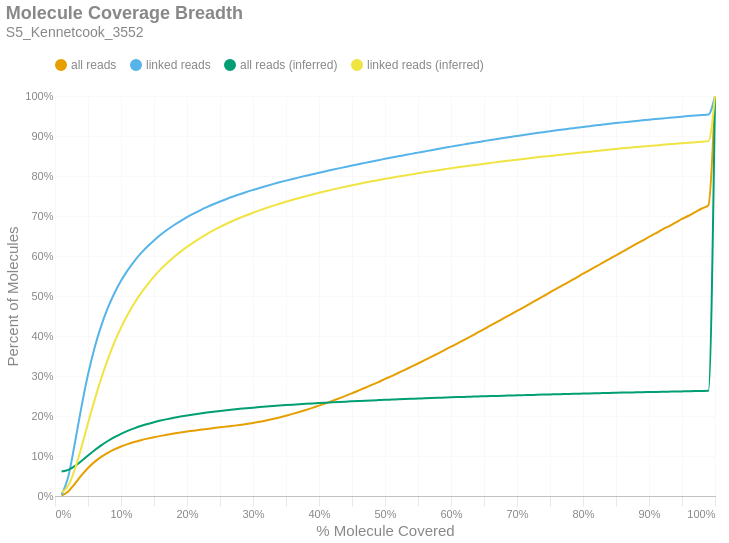

The code cell stored with this chart in its notebook:
### Markdown cell above
### Molecule Read Coverage
This chart shows molecule coverage breadth as computed by the number of bases aligned to that molecule. In other words, "*how much of each unique long molecule is actually sequenced/aligned?*" Keep in mind there is a distinction between sequences and alignments, since some sequences belonging to a particular molecule may not align well and wouldn't appear in the alignment data. This chart also shows molecule coverage breadth as computed by the *inferred fragment* from which the aligned sequences originate. Unlike read coverage, this calculation takes into account the total insert size, including unsequenced gaps between the forward and reverse reads. Like the previous figures, these are cumulative percents.

### Code cell
if SKIPLR:
    print_html(f"Skipped")
else:
    binned_df = consolidated_hist(valids['coverage_bp'], mask, 0.01, True)
    binned_df_inf = consolidated_hist(valids['coverage_inserts'], mask, 0.01, True)
    binned_df = binned_df.with_columns(pl.lit(binned_df_inf['all reads (cumsum)']).alias('all reads (inferred)'))
    binned_df = binned_df.with_columns(pl.lit(binned_df_inf['linked reads (cumsum)']).alias('linked reads (inferred)'))
    binned_df = binned_df.with_columns(
        (pl.col('bin').cast(pl.Float64) + 0.01).alias('right_edge')
    )

    with SafeRender(binned_df):
        (
            density_plot(binned_df, 'Molecule Coverage Breadth', samplename, 'molcov', ['all reads (inferred)','linked reads (inferred)'])
            .encode(
                #x=alt.X('bin:Q', title="% Molecule Covered").axis(format = '%').scale(padding=0),
                x=alt.X('right_edge:Q', title="% Molecule Covered").axis(format='%').scale(padding=0),
                y=alt.Y('value:Q', title='Percent of Molecules')
                    .axis(format='%')
                    .stack(False)
                    .scale(domainMin=0, padding=0),
                color=alt.Color("key:N").scale(domain = ["all reads", "linked reads", "all reads (inferred)", "linked reads (inferred)"]),
                tooltip = [
                    alt.Tooltip("key:N", title = "Data Type"),
                    alt.Tooltip("range_label:N", title="% Molecule Covered"),
                    alt.Tooltip("value:Q", format = ".2%", title="% Molecules")
                ]
            )
        ).display()

### Figure 1 — Vega-Lite specification as saved in the notebook (floating-point values rounded to 4 significant figures)
{"width": "container", "height": 400, "config": {"title": {"anchor": "start", "dy": -15, "fontSize": 18, "color": "#888888", "subtitleColor": "#888888", "subtitleFontSize": 14}, "arc": {"fill": "#0072B2"}, "axis": {"domainColor": "#888888", "domainWidth": 0.5, "gridWidth": 0.2, "grid": false, "titleFontWeight": 400, "titleFontSize": 15, "labelFontSize": 11, "labelColor": "#888888", "tickColor": "#888888", "tickWidth": 0.2, "titleColor": "#888888"}, "axisBand": {"grid": false}, "axisX": {"grid": true, "tickSize": 10, "domainCap": "round"}, "axisY": {"domain": false, "grid": true, "tickSize": 0, "domainCap": "round"}, "background": "transparent", "header": {"labelFontSize": 15, "labelColor": "#888888", "titleFontSize": 15, "titleFontWeight": 600, "titleColor": "#888888"}, "legend": {"labelFont": "sans-serif", "labelFontSize": 12, "labelColor": "#888888", "symbolSize": 100, "symbolType": "circle", "titleFontSize": 12, "titlePadding": 10, "titleColor": "#888888", "title": null, "orient": "top"}, "range": {"category": ["#E69F00", "#56B4E9", "#009E73", "#F0E442", "#0072B2", "#D55E00", "#CC79A7", "#000000"], "diverging": ["#cfe8f3", "#a2d4ec", "#73bfe2", "#46abdb", "#1696d2", "#12719e"]}, "area": {"fill": "#0072B2", "fillOpacity": 0.7, "line": true, "strokeOpacity": 0.7}, "line": {"color": "#0072B2", "stroke": "#0072B2", "strokeWidth": 2}, "trail": {"color": "#0072B2", "stroke": "#0072B2", "strokeWidth": 0, "size": 1}, "point": {"filled": true, "fillOpacity": 1.0, "size": 95}, "text": {"color": "#888888", "fontSize": 11, "align": "right", "fontWeight": 400, "size": 11}, "bar": {"fill": "#0072B2", "stroke": null}, "view": {"stroke": null, "continuousWidth": 660, "continuousHeight": 400}}, "data": {"name": "data-a78eb8a1050fe9bbe850c0b095caee77"}, "mark": {"type": "line", "interpolate": "monotone", "point": {"opacity": 0, "size": 275}}, "encoding": {"color": {"field": "key", "scale": {"domain": ["all reads", "linked reads", "all reads (inferred)", "linked reads (inferred)"]}, "type": "nominal"}, "tooltip": [{"field": "key", "title": "Data Type", "type": "nominal"}, {"field": "range_label", "title": "% Molecule Covered", "type": "nominal"}, {"field": "value", "format": ".2%", "title": "% Molecules", "type": "quantitative"}], "x": {"axis": {"format": "%"}, "field": "right_edge", "scale": {"padding": 0}, "title": "% Molecule Covered", "type": "quantitative"}, "y": {"axis": {"format": "%"}, "field": "value", "scale": {"domainMin": 0, "padding": 0}, "stack": false, "title": "Percent of Molecules", "type": "quantitative"}}, "params": [{"name": "param_c36ac31b6afebe62", "select": {"type": "point", "fields": ["key"]}, "bind": "legend"}], "title": {"text": "Molecule Coverage Breadth", "subtitle": "S5_Kennetcook_3552"}, "transform": [{"fold": ["all reads (cumsum)", "linked reads (cumsum)", "all reads (inferred)", "linked reads (inferred)"]}, {"calculate": "replace(datum.key, ' (cumsum)', '')", "as": "key"}, {"filter": {"param": "param_c36ac31b6afebe62"}}], "usermeta": {"embedOptions": {"downloadFileName": "S5_Kennetcook_3552.molcov"}}, "$schema": "https://vega.github.io/schema/vega-lite/v6.1.0.json", "datasets": {"data-a78eb8a1050fe9bbe850c0b095caee77": [{"bin": "0.0", "interval": "0.0-0.01", "all reads": 0.0007931, "linked reads": 0.002698, "all reads (cumsum)": 0.0007931, "linked reads (cumsum)": 0.002698, "range_label": "0.0-0.01", "all reads (inferred)": 0.06109, "linked reads (inferred)": 0.008751, "right_edge": 0.01}, {"bin": "0.01", "interval": "0.01-0.02", "all reads": 0.01053, "linked reads": 0.04481, "all reads (cumsum)": 0.01132, "linked reads (cumsum)": 0.04751, "range_label": "0.01-0.02", "all reads (inferred)": 0.06525, "linked reads (inferred)": 0.02559, "right_edge": 0.02}, {"bin": "0.02", "interval": "0.02-0.03", "all reads": 0.01925, "linked reads": 0.08382, "all reads (cumsum)": 0.03058, "linked reads (cumsum)": 0.1313, "range_label": "0.02-0.03", "all reads (inferred)": 0.07474, "linked reads (inferred)": 0.06634, "right_edge": 0.03}, {"bin": "0.03", "interval": "0.03-0.04", "all reads": 0.02076, "linked reads": 0.09072, "all reads (cumsum)": 0.05134, "linked reads (cumsum)": 0.222, "range_label": "0.03-0.04", "all reads (inferred)": 0.08743, "linked reads (inferred)": 0.1217, "right_edge": 0.04}, {"bin": "0.04", "interval": "0.04-0.05", "all reads": 0.01861, "linked reads": 0.08149, "all reads (cumsum)": 0.06995, "linked reads (cumsum)": 0.3035, "range_label": "0.04-0.05", "all reads (inferred)": 0.1012, "linked reads (inferred)": 0.1818, "right_edge": 0.05}, {"bin": "0.05", "interval": "0.05-0.06", "all reads": 0.01536, "linked reads": 0.06721, "all reads (cumsum)": 0.08531, "linked reads (cumsum)": 0.3708, "range_label": "0.05-0.06", "all reads (inferred)": 0.1144, "linked reads (inferred)": 0.24, "right_edge": 0.06}, {"bin": "0.06", "interval": "0.06-0.07", "all reads": 0.01251, "linked reads": 0.05466, "all reads (cumsum)": 0.09782, "linked reads (cumsum)": 0.4254, "range_label": "0.06-0.07", "all reads (inferred)": 0.1266, "linked reads (inferred)": 0.2936, "right_edge": 0.07}, {"bin": "0.07", "interval": "0.07-0.08", "all reads": 0.01024, "linked reads": 0.04475, "all reads (cumsum)": 0.1081, "linked reads (cumsum)": 0.4702, "range_label": "0.07-0.08", "all reads (inferred)": 0.1375, "linked reads (inferred)": 0.3417, "right_edge": 0.08}, {"bin": "0.08", "interval": "0.08-0.09", "all reads": 0.008452, "linked reads": 0.03685, "all reads (cumsum)": 0.1165, "linked reads (cumsum)": 0.507, "range_label": "0.08-0.09", "all reads (inferred)": 0.147, "linked reads (inferred)": 0.3838, "right_edge": 0.09}, {"bin": "0.09", "interval": "0.09-0.1", "all reads": 0.007114, "linked reads": 0.03092, "all reads (cumsum)": 0.1236, "linked reads (cumsum)": 0.5379, "range_label": "0.09-0.1", "all reads (inferred)": 0.1555, "linked reads (inferred)": 0.4209, "right_edge": 0.1}, {"bin": "0.1", "interval": "0.1-0.11", "all reads": 0.006031, "linked reads": 0.02616, "all reads (cumsum)": 0.1297, "linked reads (cumsum)": 0.5641, "range_label": "0.1-0.11", "all reads (inferred)": 0.1628, "linked reads (inferred)": 0.4532, "right_edge": 0.11}, {"bin": "0.11", "interval": "0.11-0.12", "all reads": 0.005259, "linked reads": 0.02275, "all reads (cumsum)": 0.1349, "linked reads (cumsum)": 0.5868, "range_label": "0.11-0.12", "all reads (inferred)": 0.1692, "linked reads (inferred)": 0.4813, "right_edge": 0.12}, {"bin": "0.12", "interval": "0.12-0.13", "all reads": 0.004547, "linked reads": 0.01963, "all reads (cumsum)": 0.1395, "linked reads (cumsum)": 0.6065, "range_label": "0.12-0.13", "all reads (inferred)": 0.1749, "linked reads (inferred)": 0.5065, "right_edge": 0.13}, {"bin": "0.13", "interval": "0.13-0.14", "all reads": 0.003987, "linked reads": 0.01714, "all reads (cumsum)": 0.1435, "linked reads (cumsum)": 0.6236, "range_label": "0.13-0.14", "all reads (inferred)": 0.1799, "linked reads (inferred)": 0.5286, "right_edge": 0.14}, {"bin": "0.14", "interval": "0.14-0.15", "all reads": 0.003611, "linked reads": 0.01538, "all reads (cumsum)": 0.1471, "linked reads (cumsum)": 0.639, "range_label": "0.14-0.15", "all reads (inferred)": 0.1845, "linked reads (inferred)": 0.5485, "right_edge": 0.15}, {"bin": "0.15", "interval": "0.15-0.16", "all reads": 0.003283, "linked reads": 0.01391, "all reads (cumsum)": 0.1503, "linked reads (cumsum)": 0.6529, "range_label": "0.15-0.16", "all reads (inferred)": 0.1885, "linked reads (inferred)": 0.5665, "right_edge": 0.16}, {"bin": "0.16", "interval": "0.16-0.17", "all reads": 0.003004, "linked reads": 0.01258, "all reads (cumsum)": 0.1534, "linked reads (cumsum)": 0.6655, "range_label": "0.16-0.17", "all reads (inferred)": 0.1922, "linked reads (inferred)": 0.5825, "right_edge": 0.17}, {"bin": "0.17", "interval": "0.17-0.18", "all reads": 0.002731, "linked reads": 0.0113, "all reads (cumsum)": 0.1561, "linked reads (cumsum)": 0.6768, "range_label": "0.17-0.18", "all reads (inferred)": 0.1955, "linked reads (inferred)": 0.5971, "right_edge": 0.18}, {"bin": "0.18", "interval": "0.18-0.19", "all reads": 0.00257, "linked reads": 0.01045, "all reads (cumsum)": 0.1587, "linked reads (cumsum)": 0.6872, "range_label": "0.18-0.19", "all reads (inferred)": 0.1986, "linked reads (inferred)": 0.6104, "right_edge": 0.19}, {"bin": "0.19", "interval": "0.19-0.2", "all reads": 0.002471, "linked reads": 0.009864, "all reads (cumsum)": 0.1611, "linked reads (cumsum)": 0.6971, "range_label": "0.19-0.2", "all reads (inferred)": 0.2014, "linked reads (inferred)": 0.6227, "right_edge": 0.2}, {"bin": "0.2", "interval": "0.2-0.21", "all reads": 0.002259, "linked reads": 0.008849, "all reads (cumsum)": 0.1634, "linked reads (cumsum)": 0.706, "range_label": "0.2-0.21", "all reads (inferred)": 0.204, "linked reads (inferred)": 0.6342, "right_edge": 0.21}, {"bin": "0.21", "interval": "0.21-0.22", "all reads": 0.002195, "linked reads": 0.008362, "all reads (cumsum)": 0.1656, "linked reads (cumsum)": 0.7143, "range_label": "0.21-0.22", "all reads (inferred)": 0.2064, "linked reads (inferred)": 0.6449, "right_edge": 0.22}, {"bin": "0.22", "interval": "0.22-0.23", "all reads": 0.002102, "linked reads": 0.007744, "all reads (cumsum)": 0.1677, "linked reads (cumsum)": 0.7221, "range_label": "0.22-0.23", "all reads (inferred)": 0.2087, "linked reads (inferred)": 0.6548, "right_edge": 0.23}, {"bin": "0.23", "interval": "0.23-0.24", "all reads": 0.00202, "linked reads": 0.007247, "all reads (cumsum)": 0.1697, "linked reads (cumsum)": 0.7293, "range_label": "0.23-0.24", "all reads (inferred)": 0.2108, "linked reads (inferred)": 0.6639, "right_edge": 0.24}, {"bin": "0.24", "interval": "0.24-0.25", "all reads": 0.001988, "linked reads": 0.006915, "all reads (cumsum)": 0.1717, "linked reads (cumsum)": 0.7362, "range_label": "0.24-0.25", "all reads (inferred)": 0.2128, "linked reads (inferred)": 0.6725, "right_edge": 0.25}, {"bin": "0.25", "interval": "0.25-0.26", "all reads": 0.001921, "linked reads": 0.00638, "all reads (cumsum)": 0.1736, "linked reads (cumsum)": 0.7426, "range_label": "0.25-0.26", "all reads (inferred)": 0.2146, "linked reads (inferred)": 0.6806, "right_edge": 0.26}, {"bin": "0.26", "interval": "0.26-0.27", "all reads": 0.001944, "linked reads": 0.006096, "all reads (cumsum)": 0.1756, "linked reads (cumsum)": 0.7487, "range_label": "0.26-0.27", "all reads (inferred)": 0.2163, "linked reads (inferred)": 0.6882, "right_edge": 0.27}, {"bin": "0.27", "interval": "0.27-0.28", "all reads": 0.002015, "linked reads": 0.00572, "all reads (cumsum)": 0.1776, "linked reads (cumsum)": 0.7544, "range_label": "0.27-0.28", "all reads (inferred)": 0.2179, "linked reads (inferred)": 0.6951, "right_edge": 0.28}, {"bin": "0.28", "interval": "0.28-0.29", "all reads": 0.002269, "linked reads": 0.005538, "all reads (cumsum)": 0.1798, "linked reads (cumsum)": 0.76, "range_label": "0.28-0.29", "all reads (inferred)": 0.2195, "linked reads (inferred)": 0.7018, "right_edge": 0.29}, {"bin": "0.29", "interval": "0.29-0.3", "all reads": 0.002646, "linked reads": 0.005178, "all reads (cumsum)": 0.1825, "linked reads (cumsum)": 0.7651, "range_label": "0.29-0.3", "all reads (inferred)": 0.2209, "linked reads (inferred)": 0.7082, "right_edge": 0.3}, {"bin": "0.3", "interval": "0.3-0.31", "all reads": 0.002988, "linked reads": 0.005022, "all reads (cumsum)": 0.1855, "linked reads (cumsum)": 0.7702, "range_label": "0.3-0.31", "all reads (inferred)": 0.2223, "linked reads (inferred)": 0.7142, "right_edge": 0.31}, {"bin": "0.31", "interval": "0.31-0.32", "all reads": 0.003356, "linked reads": 0.004861, "all reads (cumsum)": 0.1888, "linked reads (cumsum)": 0.775, "range_label": "0.31-0.32", "all reads (inferred)": 0.2236, "linked reads (inferred)": 0.7199, "right_edge": 0.32}, {"bin": "0.32", "interval": "0.32-0.33", "all reads": 0.003678, "linked reads": 0.004705, "all reads (cumsum)": 0.1925, "linked reads (cumsum)": 0.7797, "range_label": "0.32-0.33", "all reads (inferred)": 0.2249, "linked reads (inferred)": 0.7254, "right_edge": 0.33}, {"bin": "0.33", "interval": "0.33-0.34", "all reads": 0.003962, "linked reads": 0.004488, "all reads (cumsum)": 0.1965, "linked reads (cumsum)": 0.7842, "range_label": "0.33-0.34", "all reads (inferred)": 0.2261, "linked reads (inferred)": 0.7306, "right_edge": 0.34}, {"bin": "0.34", "interval": "0.34-0.35", "all reads": 0.004278, "linked reads": 0.004286, "all reads (cumsum)": 0.2007, "linked reads (cumsum)": 0.7885, "range_label": "0.34-0.35", "all reads (inferred)": 0.2272, "linked reads (inferred)": 0.7356, "right_edge": 0.35}, {"bin": "0.35", "interval": "0.35-0.36", "all reads": 0.004543, "linked reads": 0.004102, "all reads (cumsum)": 0.2053, "linked reads (cumsum)": 0.7926, "range_label": "0.35-0.36", "all reads (inferred)": 0.2283, "linked reads (inferred)": 0.7404, "right_edge": 0.36}, {"bin": "0.36", "interval": "0.36-0.37", "all reads": 0.004762, "linked reads": 0.004006, "all reads (cumsum)": 0.21, "linked reads (cumsum)": 0.7966, "range_label": "0.36-0.37", "all reads (inferred)": 0.2294, "linked reads (inferred)": 0.745, "right_edge": 0.37}, {"bin": "0.37", "interval": "0.37-0.38", "all reads": 0.005032, "linked reads": 0.003925, "all reads (cumsum)": 0.2151, "linked reads (cumsum)": 0.8005, "range_label": "0.37-0.38", "all reads (inferred)": 0.2304, "linked reads (inferred)": 0.7495, "right_edge": 0.38}, {"bin": "0.38", "interval": "0.38-0.39", "all reads": 0.005291, "linked reads": 0.003763, "all reads (cumsum)": 0.2204, "linked reads (cumsum)": 0.8043, "range_label": "0.38-0.39", "all reads (inferred)": 0.2314, "linked reads (inferred)": 0.7538, "right_edge": 0.39}, {"bin": "0.39", "interval": "0.39-0.4", "all reads": 0.005633, "linked reads": 0.003825, "all reads (cumsum)": 0.226, "linked reads (cumsum)": 0.8081, "range_label": "0.39-0.4", "all reads (inferred)": 0.2324, "linked reads (inferred)": 0.7581, "right_edge": 0.4}, {"bin": "0.4", "interval": "0.4-0.41", "all reads": 0.005659, "linked reads": 0.003618, "all reads (cumsum)": 0.2317, "linked reads (cumsum)": 0.8117, "range_label": "0.4-0.41", "all reads (inferred)": 0.2333, "linked reads (inferred)": 0.762, "right_edge": 0.41}, {"bin": "0.41", "interval": "0.41-0.42", "all reads": 0.006012, "linked reads": 0.003729, "all reads (cumsum)": 0.2377, "linked reads (cumsum)": 0.8155, "range_label": "0.41-0.42", "all reads (inferred)": 0.2342, "linked reads (inferred)": 0.7659, "right_edge": 0.42}, {"bin": "0.42", "interval": "0.42-0.43", "all reads": 0.006194, "linked reads": 0.003605, "all reads (cumsum)": 0.2439, "linked reads (cumsum)": 0.8191, "range_label": "0.42-0.43", "all reads (inferred)": 0.2351, "linked reads (inferred)": 0.7697, "right_edge": 0.43}, {"bin": "0.43", "interval": "0.43-0.44", "all reads": 0.006321, "linked reads": 0.003404, "all reads (cumsum)": 0.2502, "linked reads (cumsum)": 0.8225, "range_label": "0.43-0.44", "all reads (inferred)": 0.2359, "linked reads (inferred)": 0.7732, "right_edge": 0.44}, {"bin": "0.44", "interval": "0.44-0.45", "all reads": 0.006667, "linked reads": 0.003539, "all reads (cumsum)": 0.2569, "linked reads (cumsum)": 0.826, "range_label": "0.44-0.45", "all reads (inferred)": 0.2367, "linked reads (inferred)": 0.7767, "right_edge": 0.45}, {"bin": "0.45", "interval": "0.45-0.46", "all reads": 0.006821, "linked reads": 0.003428, "all reads (cumsum)": 0.2637, "linked reads (cumsum)": 0.8294, "range_label": "0.45-0.46", "all reads (inferred)": 0.2375, "linked reads (inferred)": 0.7801, "right_edge": 0.46}, {"bin": "0.46", "interval": "0.46-0.47", "all reads": 0.006846, "linked reads": 0.003374, "all reads (cumsum)": 0.2705, "linked reads (cumsum)": 0.8328, "range_label": "0.46-0.47", "all reads (inferred)": 0.2383, "linked reads (inferred)": 0.7835, "right_edge": 0.47}, {"bin": "0.47", "interval": "0.47-0.48", "all reads": 0.007203, "linked reads": 0.00345, "all reads (cumsum)": 0.2777, "linked reads (cumsum)": 0.8363, "range_label": "0.47-0.48", "all reads (inferred)": 0.239, "linked reads (inferred)": 0.7867, "right_edge": 0.48}, {"bin": "0.48", "interval": "0.48-0.49", "all reads": 0.007043, "linked reads": 0.003269, "all reads (cumsum)": 0.2848, "linked reads (cumsum)": 0.8395, "range_label": "0.48-0.49", "all reads (inferred)": 0.2398, "linked reads (inferred)": 0.7898, "right_edge": 0.49}, {"bin": "0.49", "interval": "0.49-0.5", "all reads": 0.007955, "linked reads": 0.003347, "all reads (cumsum)": 0.2927, "linked reads (cumsum)": 0.8429, "range_label": "0.49-0.5", "all reads (inferred)": 0.2405, "linked reads (inferred)": 0.7929, "right_edge": 0.5}, {"bin": "0.5", "interval": "0.5-0.51", "all reads": 0.006973, "linked reads": 0.003122, "all reads (cumsum)": 0.2997, "linked reads (cumsum)": 0.846, "range_label": "0.5-0.51", "all reads (inferred)": 0.2411, "linked reads (inferred)": 0.7957, "right_edge": 0.51}, {"bin": "0.51", "interval": "0.51-0.52", "all reads": 0.00785, "linked reads": 0.003137, "all reads (cumsum)": 0.3075, "linked reads (cumsum)": 0.8491, "range_label": "0.51-0.52", "all reads (inferred)": 0.2418, "linked reads (inferred)": 0.7986, "right_edge": 0.52}, {"bin": "0.52", "interval": "0.52-0.53", "all reads": 0.007765, "linked reads": 0.003103, "all reads (cumsum)": 0.3153, "linked reads (cumsum)": 0.8522, "range_label": "0.52-0.53", "all reads (inferred)": 0.2424, "linked reads (inferred)": 0.8014, "right_edge": 0.53}, {"bin": "0.53", "interval": "0.53-0.54", "all reads": 0.008039, "linked reads": 0.003098, "all reads (cumsum)": 0.3234, "linked reads (cumsum)": 0.8553, "range_label": "0.53-0.54", "all reads (inferred)": 0.2431, "linked reads (inferred)": 0.804, "right_edge": 0.54}, {"bin": "0.54", "interval": "0.54-0.55", "all reads": 0.00795, "linked reads": 0.003078, "all reads (cumsum)": 0.3313, "linked reads (cumsum)": 0.8584, "range_label": "0.54-0.55", "all reads (inferred)": 0.2437, "linked reads (inferred)": 0.8067, "right_edge": 0.55}, {"bin": "0.55", "interval": "0.55-0.56", "all reads": 0.00827, "linked reads": 0.003079, "all reads (cumsum)": 0.3396, "linked reads (cumsum)": 0.8615, "range_label": "0.55-0.56", "all reads (inferred)": 0.2443, "linked reads (inferred)": 0.8094, "right_edge": 0.56}, {"bin": "0.56", "interval": "0.56-0.57", "all reads": 0.008315, "linked reads": 0.003057, "all reads (cumsum)": 0.3479, "linked reads (cumsum)": 0.8645, "range_label": "0.56-0.57", "all reads (inferred)": 0.2449, "linked reads (inferred)": 0.812, "right_edge": 0.57}, {"bin": "0.57", "interval": "0.57-0.58", "all reads": 0.008256, "linked reads": 0.002965, "all reads (cumsum)": 0.3561, "linked reads (cumsum)": 0.8675, "range_label": "0.57-0.58", "all reads (inferred)": 0.2455, "linked reads (inferred)": 0.8144, "right_edge": 0.58}, {"bin": "0.58", "interval": "0.58-0.59", "all reads": 0.008446, "linked reads": 0.002943, "all reads (cumsum)": 0.3646, "linked reads (cumsum)": 0.8705, "range_label": "0.58-0.59", "all reads (inferred)": 0.2461, "linked reads (inferred)": 0.8169, "right_edge": 0.59}, {"bin": "0.59", "interval": "0.59-0.6", "all reads": 0.008741, "linked reads": 0.003014, "all reads (cumsum)": 0.3733, "linked reads (cumsum)": 0.8735, "range_label": "0.59-0.6", "all reads (inferred)": 0.2466, "linked reads (inferred)": 0.8193, "right_edge": 0.6}, {"bin": "0.6", "interval": "0.6-0.61", "all reads": 0.008366, "linked reads": 0.002818, "all reads (cumsum)": 0.3817, "linked reads (cumsum)": 0.8763, "range_label": "0.6-0.61", "all reads (inferred)": 0.2472, "linked reads (inferred)": 0.8216, "right_edge": 0.61}, {"bin": "0.61", "interval": "0.61-0.62", "all reads": 0.008822, "linked reads": 0.002784, "all reads (cumsum)": 0.3905, "linked reads (cumsum)": 0.8791, "range_label": "0.61-0.62", "all reads (inferred)": 0.2477, "linked reads (inferred)": 0.8239, "right_edge": 0.62}, {"bin": "0.62", "interval": "0.62-0.63", "all reads": 0.008761, "linked reads": 0.002776, "all reads (cumsum)": 0.3993, "linked reads (cumsum)": 0.8818, "range_label": "0.62-0.63", "all reads (inferred)": 0.2482, "linked reads (inferred)": 0.826, "right_edge": 0.63}, {"bin": "0.63", "interval": "0.63-0.64", "all reads": 0.008901, "linked reads": 0.002708, "all reads (cumsum)": 0.4082, "linked reads (cumsum)": 0.8846, "range_label": "0.63-0.64", "all reads (inferred)": 0.2488, "linked reads (inferred)": 0.8283, "right_edge": 0.64}, {"bin": "0.64", "interval": "0.64-0.65", "all reads": 0.008844, "linked reads": 0.00267, "all reads (cumsum)": 0.417, "linked reads (cumsum)": 0.8872, "range_label": "0.64-0.65", "all reads (inferred)": 0.2493, "linked reads (inferred)": 0.8304, "right_edge": 0.65}, {"bin": "0.65", "interval": "0.65-0.66", "all reads": 0.009287, "linked reads": 0.00271, "all reads (cumsum)": 0.4263, "linked reads (cumsum)": 0.8899, "range_label": "0.65-0.66", "all reads (inferred)": 0.2498, "linked reads (inferred)": 0.8326, "right_edge": 0.66}, {"bin": "0.66", "interval": "0.66-0.67", "all reads": 0.008978, "linked reads": 0.002631, "all reads (cumsum)": 0.4353, "linked reads (cumsum)": 0.8926, "range_label": "0.66-0.67", "all reads (inferred)": 0.2503, "linked reads (inferred)": 0.8348, "right_edge": 0.67}, {"bin": "0.67", "interval": "0.67-0.68", "all reads": 0.009109, "linked reads": 0.002487, "all reads (cumsum)": 0.4444, "linked reads (cumsum)": 0.8951, "range_label": "0.67-0.68", "all reads (inferred)": 0.2508, "linked reads (inferred)": 0.8368, "right_edge": 0.68}, {"bin": "0.68", "interval": "0.68-0.69", "all reads": 0.008983, "linked reads": 0.002491, "all reads (cumsum)": 0.4534, "linked reads (cumsum)": 0.8975, "range_label": "0.68-0.69", "all reads (inferred)": 0.2512, "linked reads (inferred)": 0.8388, "right_edge": 0.69}, {"bin": "0.69", "interval": "0.69-0.7", "all reads": 0.009305, "linked reads": 0.00248, "all reads (cumsum)": 0.4627, "linked reads (cumsum)": 0.9, "range_label": "0.69-0.7", "all reads (inferred)": 0.2517, "linked reads (inferred)": 0.8408, "right_edge": 0.7}, {"bin": "0.7", "interval": "0.7-0.71", "all reads": 0.009095, "linked reads": 0.002479, "all reads (cumsum)": 0.4718, "linked reads (cumsum)": 0.9025, "range_label": "0.7-0.71", "all reads (inferred)": 0.2522, "linked reads (inferred)": 0.8427, "right_edge": 0.71}, {"bin": "0.71", "interval": "0.71-0.72", "all reads": 0.009243, "linked reads": 0.002451, "all reads (cumsum)": 0.481, "linked reads (cumsum)": 0.905, "range_label": "0.71-0.72", "all reads (inferred)": 0.2526, "linked reads (inferred)": 0.8447, "right_edge": 0.72}, {"bin": "0.72", "interval": "0.72-0.73", "all reads": 0.00933, "linked reads": 0.002369, "all reads (cumsum)": 0.4904, "linked reads (cumsum)": 0.9073, "range_label": "0.72-0.73", "all reads (inferred)": 0.2531, "linked reads (inferred)": 0.8466, "right_edge": 0.73}, {"bin": "0.73", "interval": "0.73-0.74", "all reads": 0.00913, "linked reads": 0.002307, "all reads (cumsum)": 0.4995, "linked reads (cumsum)": 0.9096, "range_label": "0.73-0.74", "all reads (inferred)": 0.2535, "linked reads (inferred)": 0.8485, "right_edge": 0.74}, {"bin": "0.74", "interval": "0.74-0.75", "all reads": 0.009728, "linked reads": 0.00235, "all reads (cumsum)": 0.5092, "linked reads (cumsum)": 0.912, "range_label": "0.74-0.75", "all reads (inferred)": 0.254, "linked reads (inferred)": 0.8503, "right_edge": 0.75}, {"bin": "0.75", "interval": "0.75-0.76", "all reads": 0.009053, "linked reads": 0.002222, "all reads (cumsum)": 0.5183, "linked reads (cumsum)": 0.9142, "range_label": "0.75-0.76", "all reads (inferred)": 0.2544, "linked reads (inferred)": 0.8521, "right_edge": 0.76}, {"bin": "0.76", "interval": "0.76-0.77", "all reads": 0.009309, "linked reads": 0.002144, "all reads (cumsum)": 0.5276, "linked reads (cumsum)": 0.9163, "range_label": "0.76-0.77", "all reads (inferred)": 0.2548, "linked reads (inferred)": 0.8539, "right_edge": 0.77}, {"bin": "0.77", "interval": "0.77-0.78", "all reads": 0.00927, "linked reads": 0.002153, "all reads (cumsum)": 0.5368, "linked reads (cumsum)": 0.9185, "range_label": "0.77-0.78", "all reads (inferred)": 0.2553, "linked reads (inferred)": 0.8557, "right_edge": 0.78}, {"bin": "0.78", "interval": "0.78-0.79", "all reads": 0.009172, "linked reads": 0.002066, "all reads (cumsum)": 0.546, "linked reads (cumsum)": 0.9206, "range_label": "0.78-0.79", "all reads (inferred)": 0.2557, "linked reads (inferred)": 0.8574, "right_edge": 0.79}, {"bin": "0.79", "interval": "0.79-0.8", "all reads": 0.009683, "linked reads": 0.002111, "all reads (cumsum)": 0.5557, "linked reads (cumsum)": 0.9227, "range_label": "0.79-0.8", "all reads (inferred)": 0.2561, "linked reads (inferred)": 0.8593, "right_edge": 0.8}, {"bin": "0.8", "interval": "0.8-0.81", "all reads": 0.008927, "linked reads": 0.001914, "all reads (cumsum)": 0.5646, "linked reads (cumsum)": 0.9246, "range_label": "0.8-0.81", "all reads (inferred)": 0.2565, "linked reads (inferred)": 0.8609, "right_edge": 0.81}, {"bin": "0.81", "interval": "0.81-0.82", "all reads": 0.009193, "linked reads": 0.002013, "all reads (cumsum)": 0.5738, "linked reads (cumsum)": 0.9266, "range_label": "0.81-0.82", "all reads (inferred)": 0.2569, "linked reads (inferred)": 0.8626, "right_edge": 0.82}, {"bin": "0.82", "interval": "0.82-0.83", "all reads": 0.009392, "linked reads": 0.001884, "all reads (cumsum)": 0.5832, "linked reads (cumsum)": 0.9285, "range_label": "0.82-0.83", "all reads (inferred)": 0.2573, "linked reads (inferred)": 0.8643, "right_edge": 0.83}, {"bin": "0.83", "interval": "0.83-0.84", "all reads": 0.009245, "linked reads": 0.001928, "all reads (cumsum)": 0.5925, "linked reads (cumsum)": 0.9304, "range_label": "0.83-0.84", "all reads (inferred)": 0.2577, "linked reads (inferred)": 0.866, "right_edge": 0.84}, {"bin": "0.84", "interval": "0.84-0.85", "all reads": 0.009184, "linked reads": 0.001822, "all reads (cumsum)": 0.6016, "linked reads (cumsum)": 0.9322, "range_label": "0.84-0.85", "all reads (inferred)": 0.2581, "linked reads (inferred)": 0.8676, "right_edge": 0.85}, {"bin": "0.85", "interval": "0.85-0.86", "all reads": 0.009344, "linked reads": 0.001824, "all reads (cumsum)": 0.611, "linked reads (cumsum)": 0.9341, "range_label": "0.85-0.86", "all reads (inferred)": 0.2584, "linked reads (inferred)": 0.8691, "right_edge": 0.86}, {"bin": "0.86", "interval": "0.86-0.87", "all reads": 0.009108, "linked reads": 0.001713, "all reads (cumsum)": 0.6201, "linked reads (cumsum)": 0.9358, "range_label": "0.86-0.87", "all reads (inferred)": 0.2588, "linked reads (inferred)": 0.8707, "right_edge": 0.87}, {"bin": "0.87", "interval": "0.87-0.88", "all reads": 0.00932, "linked reads": 0.001725, "all reads (cumsum)": 0.6294, "linked reads (cumsum)": 0.9375, "range_label": "0.87-0.88", "all reads (inferred)": 0.2592, "linked reads (inferred)": 0.8722, "right_edge": 0.88}, {"bin": "0.88", "interval": "0.88-0.89", "all reads": 0.009016, "linked reads": 0.001598, "all reads (cumsum)": 0.6384, "linked reads (cumsum)": 0.9391, "range_label": "0.88-0.89", "all reads (inferred)": 0.2595, "linked reads (inferred)": 0.8737, "right_edge": 0.89}, {"bin": "0.89", "interval": "0.89-0.9", "all reads": 0.009241, "linked reads": 0.001729, "all reads (cumsum)": 0.6477, "linked reads (cumsum)": 0.9408, "range_label": "0.89-0.9", "all reads (inferred)": 0.2599, "linked reads (inferred)": 0.8751, "right_edge": 0.9}, {"bin": "0.9", "interval": "0.9-0.91", "all reads": 0.00861, "linked reads": 0.001486, "all reads (cumsum)": 0.6563, "linked reads (cumsum)": 0.9423, "range_label": "0.9-0.91", "all reads (inferred)": 0.2602, "linked reads (inferred)": 0.8765, "right_edge": 0.91}, {"bin": "0.91", "interval": "0.91-0.92", "all reads": 0.009849, "linked reads": 0.001603, "all reads (cumsum)": 0.6661, "linked reads (cumsum)": 0.9439, "range_label": "0.91-0.92", "all reads (inferred)": 0.2606, "linked reads (inferred)": 0.8779, "right_edge": 0.92}, {"bin": "0.92", "interval": "0.92-0.93", "all reads": 0.008161, "linked reads": 0.001497, "all reads (cumsum)": 0.6743, "linked reads (cumsum)": 0.9454, "range_label": "0.92-0.93", "all reads (inferred)": 0.2609, "linked reads (inferred)": 0.8792, "right_edge": 0.93}, {"bin": "0.93", "interval": "0.93-0.94", "all reads": 0.008925, "linked reads": 0.00145, "all reads (cumsum)": 0.6832, "linked reads (cumsum)": 0.9469, "range_label": "0.93-0.94", "all reads (inferred)": 0.2612, "linked reads (inferred)": 0.8806, "right_edge": 0.94}, {"bin": "0.94", "interval": "0.94-0.95", "all reads": 0.009556, "linked reads": 0.001464, "all reads (cumsum)": 0.6928, "linked reads (cumsum)": 0.9483, "range_label": "0.94-0.95", "all reads (inferred)": 0.2615, "linked reads (inferred)": 0.8819, "right_edge": 0.95}, {"bin": "0.95", "interval": "0.95-0.96", "all reads": 0.007869, "linked reads": 0.001434, "all reads (cumsum)": 0.7006, "linked reads (cumsum)": 0.9498, "range_label": "0.95-0.96", "all reads (inferred)": 0.2619, "linked reads (inferred)": 0.8832, "right_edge": 0.96}, {"bin": "0.96", "interval": "0.96-0.97", "all reads": 0.009043, "linked reads": 0.001338, "all reads (cumsum)": 0.7097, "linked reads (cumsum)": 0.9511, "range_label": "0.96-0.97", "all reads (inferred)": 0.2622, "linked reads (inferred)": 0.8845, "right_edge": 0.97}, {"bin": "0.97", "interval": "0.97-0.98", "all reads": 0.009039, "linked reads": 0.00128, "all reads (cumsum)": 0.7187, "linked reads (cumsum)": 0.9524, "range_label": "0.97-0.98", "all reads (inferred)": 0.2626, "linked reads (inferred)": 0.8859, "right_edge": 0.98}, {"bin": "0.98", "interval": "0.98-0.99", "all reads": 0.008086, "linked reads": 0.001287, "all reads (cumsum)": 0.7268, "linked reads (cumsum)": 0.9537, "range_label": "0.98-0.99", "all reads (inferred)": 0.263, "linked reads (inferred)": 0.8872, "right_edge": 0.99}, {"bin": "0.99", "interval": "0.99-1.0", "all reads": 0.2732, "linked reads": 0.04633, "all reads (cumsum)": 1.0, "linked reads (cumsum)": 1.0, "range_label": "0.99-1.0", "all reads (inferred)": 1.0, "linked reads (inferred)": 1.0, "right_edge": 1.0}]}}
